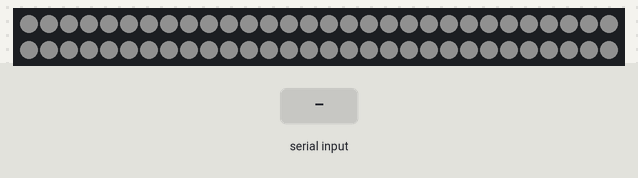
The sketch below on a simulated Arduino Uno, built with avr-gcc and run on an emulated ATmega328P. Parts: 60 RGB LEDs in strip order, left to right, continuing on the next row. Inputs (shaded band) come from the test bench. Dim RGB values are drawn brighter than linear.

Above: at 1.2 s.
1.3 s: "r" received over Serial
At 1.45 s:
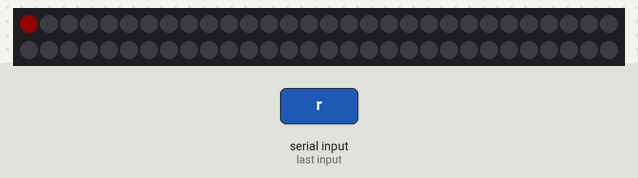
At 2.05 s:
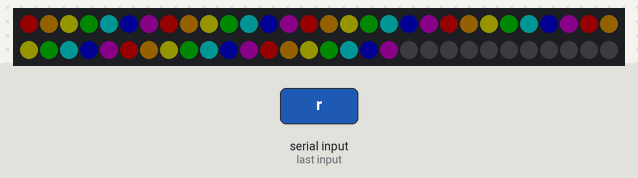
Timing chart, 0 to 4.3 s (numbered marks = the images above; inputs shaded):
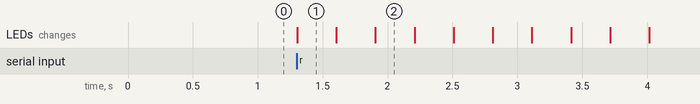

The sketch:

HF_Link_Server.ino
```cpp
#include <Adafruit_NeoPixel.h>

/*******************************************************
   マクロ定義
 *******************************************************/
#define LED_PIN 6

#define LED_NUM 60
#define DELAYVAL 10

#define TRUE 1
#define FALSE 0

#define LOOP_PERIOD 1000


/*******************************************************
   RGB設定
 *******************************************************/
int colorMinus[3] = {255, 0, 0};
int colorPlus[3] = {0, 50, 255};
int colorGradeUp[3] = {0, 255 , 0};
int colorRank[7][3] =
{
  {255, 0, 0},
  {255, 165, 0},
  {255, 255, 0},
  {0, 128, 0},
  {0, 255, 255},
  {0, 0, 255},
  {128, 0, 128},
};

/*******************************************************
   プロトタイプ宣言
 *******************************************************/
void EventBlinkTape(int r, int g, int b);
void RankingBlinkTape(void);
void IdleBlinkTape();

/*******************************************************
  グローバル変数
 *******************************************************/
Adafruit_NeoPixel pixels(LED_NUM, LED_PIN, NEO_GRB + NEO_KHZ800);

char inBlink;       //イベントの点滅中か
char isLightup;     //ライトアップするかどうか
int cntFrame;       //フレームカウント

/*******************************************************
   セットアップ
 *******************************************************/
void setup() {
  //シリアル通信開始
  Serial.begin(9600);

  //LED制御の初期化
  pixels.begin();
  pixels.show();
  pixels.setBrightness(20);

  //LED制御変数の初期化
  inBlink = FALSE;
  isLightup = TRUE;
  cntFrame = 0;
}

/*******************************************************
   ループ
 *******************************************************/
void loop()
{
  //シリアルポートからの読み込みを確認
  if (Serial.available() > 0)
  {
    char head = Serial.read();
    //'p'を受信したらプラスイベントのLED制御
    if (head == 'p')
    {
      EventBlinkTape(colorPlus[0], colorPlus[1], colorPlus[2]);
    }
    //'m'を受信したらマイナスイベントのLED制御
    else if (head == 'm')
    {
      EventBlinkTape(colorMinus[0], colorMinus[1], colorMinus[2]);
    }
    //'g'を受信したらグレードアップのLED制御
    else if (head == 'g')
    {
      EventBlinkTape(colorGradeUp[0], colorGradeUp[1], colorGradeUp[2]);
    }
    //'m'を受信したらランキング追加のLED制御
    else if (head == 'r')
    {
      RankingBlinkTape();
    }
  }


  if (inBlink == FALSE)
  {
    IdleBlinkTape();
  }
}

/*******************************************************
   イベント時の点滅処理
 *******************************************************/
void EventBlinkTape(int r, int g, int b)
{
  inBlink = TRUE;

  pixels.clear();

  for (int j = 0; j < 7; j++)
  {
    for (int i = 0; i < LED_NUM; i++)
    {
      pixels.setPixelColor(i, pixels.Color(r, g, b));
      pixels.show();
      delay(DELAYVAL);
    }
    for (int i = 0; i < LED_NUM; i++)
    {
      pixels.setPixelColor(i, pixels.Color(0, 0, 0));
      pixels.show();
      delay(DELAYVAL);
    }
  }

  inBlink = FALSE;
  pixels.clear();

  cntFrame = 0;
  isLightup = FALSE;
}

/*******************************************************
   ランキング追加時の点滅処理
 *******************************************************/
void RankingBlinkTape(void)
{
  inBlink = TRUE;

  pixels.clear();

  for (int j = 0; j < 5; j++)
  {
    for (int i = 0; i < LED_NUM; i++)
    {
      int Num = i % 7;
      int r = colorRank[Num][0];
      int g = colorRank[Num][1];
      int b = colorRank[Num][2];
      pixels.setPixelColor(i, pixels.Color(r, g, b));
      pixels.show();
      delay(DELAYVAL);
    }
    for (int i = 0; i < LED_NUM; i++)
    {
      pixels.setPixelColor(i, pixels.Color(0, 0, 0));
      pixels.show();
      delay(DELAYVAL);
    }
  }

  inBlink = FALSE;
  pixels.clear();

  cntFrame = 0;
  isLightup = FALSE;
}

/*******************************************************
   通常時の点滅処理
 *******************************************************/
void IdleBlinkTape()
{
  cntFrame++;
  if (cntFrame > LOOP_PERIOD)
  {
    cntFrame = 0;
    isLightup = 1 - isLightup;
    pixels.clear();
  }

  int color = isLightup == TRUE ? 200 : 0;

  for (int i = 0; i < LED_NUM; i++)
  {
    pixels.setPixelColor(i, pixels.Color(color, color, color));
  }
  pixels.show();
}
```

Measured:
- after the input at 1.3 s, the LEDs: change at once (image 1)
